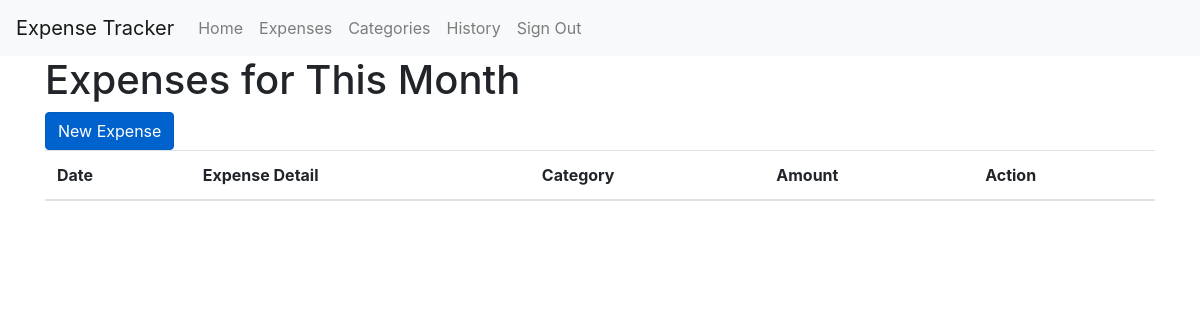
Before: /expenses with the older database file.
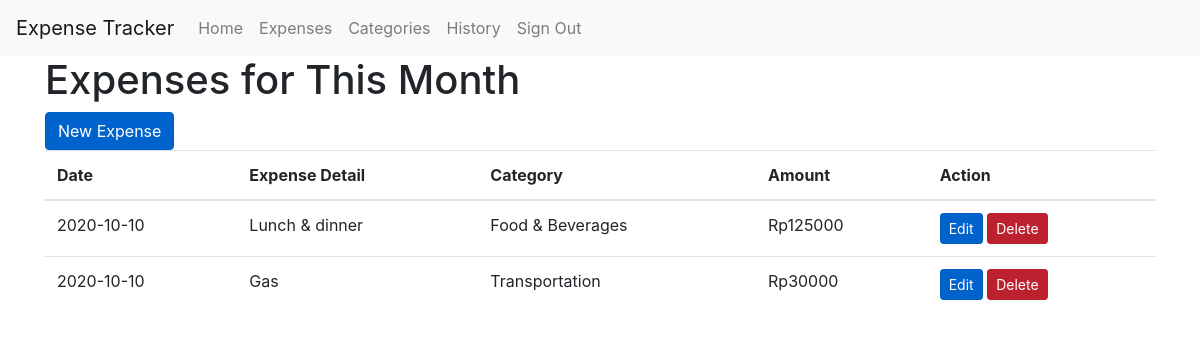
After: the same page with the newer database file.
### app.py (models this page shows, shortened)
class Expenses(db.Model):
    __tablename__ = "expenses"
    id = db.Column(db.Integer, primary_key=True)
    date = db.Column(db.Date)
    expense_detail = db.Column(db.Text)
    amount = db.Column(db.Integer)
    category_id = db.Column(db.Integer, db.ForeignKey("categories.id"))

class Categories(db.Model):
    __tablename__ = "categories"
    id = db.Column(db.Integer, primary_key=True)
    name = db.Column(db.Text)
    description = db.Column(db.Text)
    expense = db.relationship("Expenses", backref="categories", lazy="dynamic")

### app.py (the view)
@app.route("/expenses")
def expenses():
    data = db.session.query(Expenses, Categories).join(Categories).all()
    return render_template(
        "expenses.html.j2",
        data=data
    )

### templates/expenses.html.j2
{% extends "base.html.j2" %}
{% block content %}
  <h1>Expenses for This Month</h1>
  <a href={{ url_for('new_expense') }} class="btn btn-primary active" role="button" aria-pressed="true">New Expense</a>
  <table class="table">
    <thead>
      <tr>
        <th scope="col">Date</th>
        <th scope="col">Expense Detail</th>
        <th scope="col">Category</th>
        <th scope="col">Amount</th>
        <th scope="col">Action</th>
      </tr>
    </thead>
    <tbody>
      {% for expense, categories in data %}
        <tr>
          <td>{{ expense.date }}</td>
          <td>{{ expense.expense_detail}}</td>
          <td>{{ expense.categories.name }}</td>
          <td>Rp{{ expense.amount }}</td>
          <td><a href="#" class="btn btn-primary btn-sm active" role="button" aria-pressed="true">Edit</a> <a href="/expense/delete/{{ expense.id }}" class="btn btn-danger btn-sm active" role="button" aria-pressed="true">Delete</a></td>
        </tr>
      {% endfor %}
    </tbody>
  </table>
{% endblock %}

### templates/base.html.j2 (shortened to what this page needs)
<!DOCTYPE html>
<html lang="en" dir="ltr">
  <head>
    <link rel="stylesheet" href="https://stackpath.bootstrapcdn.com/bootstrap/4.5.2/css/bootstrap.min.css">
  </head>
  <body>
    <nav class="navbar navbar-expand-lg navbar-light bg-light">
      <a class="navbar-brand" href="{{ url_for('dashboard') }}">Expense Tracker</a>
      <div class="collapse navbar-collapse" id="navbarSupportedContent">
        <ul class="navbar-nav mr-auto">
          <li class="nav-item">
            <a class="nav-link" href="{{ url_for('dashboard') }}">Home</a>
          </li>
          <li class="nav-item">
            <a class="nav-link" href="{{ url_for('expenses') }}">Expenses</a>
          </li>
          <li class="nav-item">
            <a class="nav-link" href="{{ url_for('categories') }}">Categories</a>
          </li>
          <li class="nav-item">
            <a class="nav-link" href="{{ url_for('history') }}">History</a>
          </li>
          <li class="nav-item">
            <a class="nav-link" href="{{ url_for('index_page') }}">Sign Out</a>
          </li>
        </ul>
      </div>
    </nav>
    <div class="container">
      {% block content %}
      {% endblock %}
    </div>
  </body>
</html>

Changed rows visible on the page:
added Expenses: date "2020-10-10", expense_detail "Lunch & dinner", categories.name "Food & Beverages", amount "125000"
added Expenses: date "2020-10-10", expense_detail "Gas", categories.name "Transportation", amount "30000"
